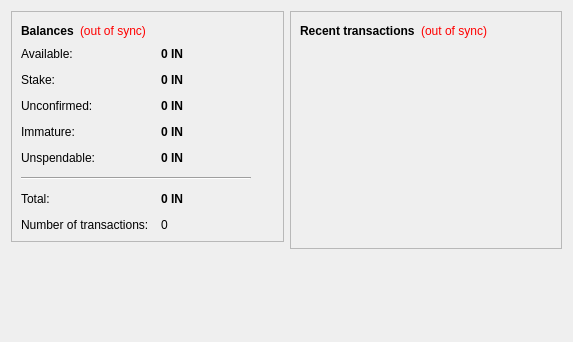
<?xml version="1.0" encoding="UTF-8"?>
<ui version="4.0">
 <class>OverviewPage</class>
 <widget class="QWidget" name="OverviewPage">
  <property name="geometry">
   <rect>
    <x>0</x>
    <y>0</y>
    <width>573</width>
    <height>342</height>
   </rect>
  </property>
  <property name="windowTitle">
   <string>Form</string>
  </property>
  <layout class="QHBoxLayout" name="horizontalLayout" stretch="1,1">
   <item>
    <layout class="QVBoxLayout" name="verticalLayout_2">
     <item>
      <widget class="QFrame" name="frame">
       <property name="frameShape">
        <enum>QFrame::StyledPanel</enum>
       </property>
       <property name="frameShadow">
        <enum>QFrame::Raised</enum>
       </property>
       <layout class="QVBoxLayout" name="verticalLayout_4">
        <item>
         <layout class="QHBoxLayout" name="horizontalLayout_4">
          <item>
           <widget class="QLabel" name="label_5">
            <property name="font">
             <font>
              <weight>75</weight>
              <bold>true</bold>
             </font>
            </property>
            <property name="text">
             <string>Balances</string>
            </property>
           </widget>
          </item>
          <item>
           <widget class="QLabel" name="labelWalletStatus">
            <property name="toolTip">
             <string>The displayed information may be out of date. Your wallet automatically synchronizes with the InCoin network after a connection is established, but this process has not completed yet.</string>
            </property>
            <property name="styleSheet">
             <string notr="true">QLabel { color: red; }</string>
            </property>
            <property name="text">
             <string notr="true">(out of sync)</string>
            </property>
            <property name="alignment">
             <set>Qt::AlignLeading|Qt::AlignLeft|Qt::AlignVCenter</set>
            </property>
           </widget>
          </item>
          <item>
           <spacer name="horizontalSpacer_2">
            <property name="orientation">
             <enum>Qt::Horizontal</enum>
            </property>
            <property name="sizeHint" stdset="0">
             <size>
              <width>40</width>
              <height>20</height>
             </size>
            </property>
           </spacer>
          </item>
         </layout>
        </item>
        <item>
         <layout class="QFormLayout" name="formLayout_2">
          <property name="fieldGrowthPolicy">
           <enum>QFormLayout::AllNonFixedFieldsGrow</enum>
          </property>
          <property name="horizontalSpacing">
           <number>12</number>
          </property>
          <property name="verticalSpacing">
           <number>12</number>
          </property>
          <item row="0" column="0">
           <widget class="QLabel" name="labelAvailableText">
            <property name="toolTip">
             <string>Your current available balance</string>
            </property>
            <property name="text">
             <string>Available:</string>
            </property>
           </widget>
          </item>
          <item row="0" column="1">
           <widget class="QLabel" name="labelAvailable">
            <property name="font">
             <font>
              <weight>75</weight>
              <bold>true</bold>
             </font>
            </property>
            <property name="cursor">
             <cursorShape>IBeamCursor</cursorShape>
            </property>
            <property name="toolTip">
             <string>Your current available balance</string>
            </property>
            <property name="text">
             <string notr="true">0 IN</string>
            </property>
            <property name="alignment">
             <set>Qt::AlignLeading|Qt::AlignLeft|Qt::AlignVCenter</set>
            </property>
            <property name="textInteractionFlags">
             <set>Qt::LinksAccessibleByMouse|Qt::TextSelectableByKeyboard|Qt::TextSelectableByMouse</set>
            </property>
           </widget>
          </item>
          <item row="1" column="0">
           <widget class="QLabel" name="label_6">
            <property name="toolTip">
             <string>Total of coins that was staked, and do not yet count toward the current balance</string>
            </property>
            <property name="text">
             <string>Stake:</string>
            </property>
           </widget>
          </item>
          <item row="1" column="1">
           <widget class="QLabel" name="labelStake">
            <property name="font">
             <font>
              <weight>75</weight>
              <bold>true</bold>
             </font>
            </property>
            <property name="cursor">
             <cursorShape>IBeamCursor</cursorShape>
            </property>
            <property name="toolTip">
             <string>Total of coins that was staked, and do not yet count toward the current balance</string>
            </property>
            <property name="text">
             <string notr="true">0 IN</string>
            </property>
            <property name="alignment">
             <set>Qt::AlignLeading|Qt::AlignLeft|Qt::AlignVCenter</set>
            </property>
            <property name="textInteractionFlags">
             <set>Qt::LinksAccessibleByMouse|Qt::TextSelectableByKeyboard|Qt::TextSelectableByMouse</set>
            </property>
           </widget>
          </item>
          <item row="2" column="0">
           <widget class="QLabel" name="label_3">
            <property name="toolTip">
             <string>Total of transactions that have yet to be confirmed, and do not yet count toward the current balance</string>
            </property>
            <property name="text">
             <string>Unconfirmed:</string>
            </property>
           </widget>
          </item>
          <item row="2" column="1">
           <widget class="QLabel" name="labelUnconfirmed">
            <property name="font">
             <font>
              <weight>75</weight>
              <bold>true</bold>
             </font>
            </property>
            <property name="cursor">
             <cursorShape>IBeamCursor</cursorShape>
            </property>
            <property name="toolTip">
             <string>Total of transactions that have yet to be confirmed, and do not yet count toward the current balance</string>
            </property>
            <property name="text">
             <string notr="true">0 IN</string>
            </property>
            <property name="alignment">
             <set>Qt::AlignLeading|Qt::AlignLeft|Qt::AlignVCenter</set>
            </property>
            <property name="textInteractionFlags">
             <set>Qt::LinksAccessibleByMouse|Qt::TextSelectableByKeyboard|Qt::TextSelectableByMouse</set>
            </property>
           </widget>
          </item>
          <item row="3" column="0">
           <widget class="QLabel" name="labelImmatureText">
            <property name="toolTip">
             <string>Mined balance that has not yet matured</string>
            </property>
            <property name="text">
             <string>Immature:</string>
            </property>
           </widget>
          </item>
          <item row="3" column="1">
           <widget class="QLabel" name="labelImmature">
            <property name="font">
             <font>
              <weight>75</weight>
              <bold>true</bold>
             </font>
            </property>
            <property name="toolTip">
             <string>Mined balance that has not yet matured</string>
            </property>
            <property name="text">
             <string notr="true">0 IN</string>
            </property>
            <property name="alignment">
             <set>Qt::AlignLeading|Qt::AlignLeft|Qt::AlignVCenter</set>
            </property>
            <property name="textInteractionFlags">
             <set>Qt::LinksAccessibleByMouse|Qt::TextSelectableByKeyboard|Qt::TextSelectableByMouse</set>
            </property>
           </widget>
          </item>
          <item row="4" column="0">
           <widget class="QLabel" name="labelBalanceWatchOnlyText">
            <property name="toolTip">
             <string>Your unspendable balance</string>
            </property>
            <property name="text">
             <string>Unspendable:</string>
            </property>
           </widget>
          </item>
          <item row="4" column="1">
           <widget class="QLabel" name="labelBalanceWatchOnly">
            <property name="font">
             <font>
              <weight>75</weight>
              <bold>true</bold>
             </font>
            </property>
            <property name="cursor">
             <cursorShape>IBeamCursor</cursorShape>
            </property>
            <property name="toolTip">
             <string>Your unspendable balance</string>
            </property>
            <property name="text">
             <string notr="true">0 IN</string>
            </property>
            <property name="alignment">
             <set>Qt::AlignLeading|Qt::AlignLeft|Qt::AlignVCenter</set>
            </property>
            <property name="textInteractionFlags">
             <set>Qt::LinksAccessibleByMouse|Qt::TextSelectableByKeyboard|Qt::TextSelectableByMouse</set>
            </property>
           </widget>
          </item>
          <item row="5" column="0" colspan="2">
           <widget class="Line" name="line">
            <property name="maximumSize">
             <size>
              <width>230</width>
              <height>16777215</height>
             </size>
            </property>
            <property name="orientation">
             <enum>Qt::Horizontal</enum>
            </property>
           </widget>
          </item>
          <item row="6" column="0">
           <widget class="QLabel" name="labelTotalText">
            <property name="toolTip">
             <string>Your current total balance</string>
            </property>
            <property name="text">
             <string>Total:</string>
            </property>
           </widget>
          </item>
          <item row="6" column="1">
           <widget class="QLabel" name="labelTotal">
            <property name="font">
             <font>
              <weight>75</weight>
              <bold>true</bold>
             </font>
            </property>
            <property name="toolTip">
             <string>Your current total balance</string>
            </property>
            <property name="text">
             <string notr="true">0 IN</string>
            </property>
            <property name="alignment">
             <set>Qt::AlignLeading|Qt::AlignLeft|Qt::AlignVCenter</set>
            </property>
            <property name="textInteractionFlags">
             <set>Qt::LinksAccessibleByMouse|Qt::TextSelectableByKeyboard|Qt::TextSelectableByMouse</set>
            </property>
           </widget>
          </item>
          <item row="7" column="0">
           <widget class="QLabel" name="label_2">
            <property name="toolTip">
             <string>Total number of transactions in wallet</string>
            </property>
            <property name="text">
             <string>Number of transactions:</string>
            </property>
           </widget>
          </item>
          <item row="7" column="1">
           <widget class="QLabel" name="labelNumTransactions">
            <property name="toolTip">
             <string>Total number of transactions in wallet</string>
            </property>
            <property name="text">
             <string notr="true">0</string>
            </property>
           </widget>
          </item>
         </layout>
        </item>
       </layout>
      </widget>
     </item>
     <item>
      <spacer name="verticalSpacer">
       <property name="orientation">
        <enum>Qt::Vertical</enum>
       </property>
       <property name="sizeHint" stdset="0">
        <size>
         <width>20</width>
         <height>40</height>
        </size>
       </property>
      </spacer>
     </item>
    </layout>
   </item>
   <item>
    <layout class="QVBoxLayout" name="verticalLayout_3">
     <item>
      <widget class="QFrame" name="frame_2">
       <property name="frameShape">
        <enum>QFrame::StyledPanel</enum>
       </property>
       <property name="frameShadow">
        <enum>QFrame::Raised</enum>
       </property>
       <layout class="QVBoxLayout" name="verticalLayout">
        <item>
         <layout class="QHBoxLayout" name="horizontalLayout_2">
          <item>
           <widget class="QLabel" name="label_4">
            <property name="text">
             <string>&lt;b&gt;Recent transactions&lt;/b&gt;</string>
            </property>
           </widget>
          </item>
          <item>
           <widget class="QLabel" name="labelTransactionsStatus">
            <property name="toolTip">
             <string>The displayed information may be out of date. Your wallet automatically synchronizes with the InCoin network after a connection is established, but this process has not completed yet.</string>
            </property>
            <property name="styleSheet">
             <string notr="true">QLabel { color: red; }</string>
            </property>
            <property name="text">
             <string notr="true">(out of sync)</string>
            </property>
            <property name="alignment">
             <set>Qt::AlignRight|Qt::AlignTrailing|Qt::AlignVCenter</set>
            </property>
           </widget>
          </item>
          <item>
           <spacer name="horizontalSpacer">
            <property name="orientation">
             <enum>Qt::Horizontal</enum>
            </property>
            <property name="sizeHint" stdset="0">
             <size>
              <width>40</width>
              <height>20</height>
             </size>
            </property>
           </spacer>
          </item>
         </layout>
        </item>
        <item>
         <widget class="QListView" name="listTransactions">
          <property name="styleSheet">
           <string notr="true">QListView { background: transparent; }</string>
          </property>
          <property name="frameShape">
           <enum>QFrame::NoFrame</enum>
          </property>
          <property name="verticalScrollBarPolicy">
           <enum>Qt::ScrollBarAlwaysOff</enum>
          </property>
          <property name="horizontalScrollBarPolicy">
           <enum>Qt::ScrollBarAlwaysOff</enum>
          </property>
          <property name="selectionMode">
           <enum>QAbstractItemView::NoSelection</enum>
          </property>
         </widget>
        </item>
       </layout>
      </widget>
     </item>
     <item>
      <spacer name="verticalSpacer_2">
       <property name="orientation">
        <enum>Qt::Vertical</enum>
       </property>
       <property name="sizeHint" stdset="0">
        <size>
         <width>20</width>
         <height>40</height>
        </size>
       </property>
      </spacer>
     </item>
    </layout>
   </item>
  </layout>
 </widget>
 <resources/>
 <connections/>
</ui>
